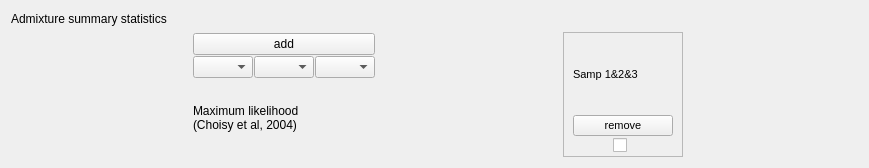
     <widget class="QWidget" name="scrollAreaWidgetContents_3">
      <property name="geometry">
       <rect>
        <x>0</x>
        <y>0</y>
        <width>869</width>
        <height>168</height>
       </rect>
      </property>
      <layout class="QVBoxLayout" name="verticalLayout_2">
       <item>
        <widget class="QLabel" name="label">
         <property name="minimumSize">
          <size>
           <width>0</width>
           <height>15</height>
          </size>
         </property>
         <property name="maximumSize">
          <size>
           <width>16777215</width>
           <height>15</height>
          </size>
         </property>
         <property name="text">
          <string>Admixture summary statistics</string>
         </property>
        </widget>
       </item>
       <item>
        <layout class="QHBoxLayout" name="horizontalLayout_2">
         <item>
          <widget class="QFrame" name="frame">
           <property name="minimumSize">
            <size>
             <width>200</width>
             <height>0</height>
            </size>
           </property>
           <property name="maximumSize">
            <size>
             <width>200</width>
             <height>16777215</height>
            </size>
           </property>
           <property name="frameShape">
            <enum>QFrame::NoFrame</enum>
           </property>
           <property name="frameShadow">
            <enum>QFrame::Raised</enum>
           </property>
           <layout class="QVBoxLayout" name="verticalLayout">
            <property name="spacing">
             <number>1</number>
            </property>
            <property name="topMargin">
             <number>1</number>
            </property>
            <property name="bottomMargin">
             <number>1</number>
            </property>
            <item>
             <widget class="QPushButton" name="addAdmixButton">
              <property name="text">
               <string>add</string>
              </property>
             </widget>
            </item>
            <item>
             <layout class="QHBoxLayout" name="horizontalLayout">
              <item>
               <widget class="QComboBox" name="adm1Combo"/>
              </item>
              <item>
               <widget class="QComboBox" name="adm2Combo"/>
              </item>
              <item>
               <widget class="QComboBox" name="adm3Combo"/>
              </item>
             </layout>
            </item>
            <item>
             <widget class="QLabel" name="label_2">
              <property name="text">
               <string>Maximum likelihood
(Choisy et al, 2004)</string>
              </property>
             </widget>
            </item>
           </layout>
          </widget>
         </item>
         <item>
          <widget class="QFrame" name="frame_12">
           <property name="minimumSize">
            <size>
             <width>120</width>
             <height>0</height>
            </size>
           </property>
           <property name="maximumSize">
            <size>
             <width>120</width>
             <height>16777215</height>
            </size>
           </property>
           <property name="frameShape">
            <enum>QFrame::StyledPanel</enum>
           </property>
           <property name="frameShadow">
            <enum>QFrame::Raised</enum>
           </property>
           <layout class="QVBoxLayout" name="verticalLayout_6">
            <property name="spacing">
             <number>1</number>
            </property>
            <property name="topMargin">
             <number>1</number>
            </property>
            <property name="bottomMargin">
             <number>1</number>
            </property>
            <item>
             <widget class="QLabel" name="threeSampleLabel">
              <property name="font">
               <font>
                <pointsize>8</pointsize>
               </font>
              </property>
              <property name="text">
               <string>Samp 1&amp;2&amp;3</string>
              </property>
             </widget>
            </item>
            <item>
             <widget class="QPushButton" name="rmButton">
              <property name="font">
               <font>
                <pointsize>8</pointsize>
               </font>
              </property>
              <property name="text">
               <string>remove</string>
              </property>
             </widget>
            </item>
            <item>
             <layout class="QHBoxLayout" name="horizontalLayout_17">
              <item>
               <spacer name="horizontalSpacer_21">
                <property name="orientation">
                 <enum>Qt::Horizontal</enum>
                </property>
                <property name="sizeHint" stdset="0">
                 <size>
                  <width>18</width>
                  <height>18</height>
                 </size>
                </property>
               </spacer>
              </item>
              <item>
               <widget class="QCheckBox" name="ml3Check">
                <property name="minimumSize">
                 <size>
                  <width>20</width>
                  <height>0</height>
                 </size>
                </property>
                <property name="maximumSize">
                 <size>
                  <width>20</width>
                  <height>16777215</height>
                 </size>
                </property>
                <property name="text">
                 <string/>
                </property>
               </widget>
              </item>
              <item>
               <spacer name="horizontalSpacer_22">
                <property name="orientation">
                 <enum>Qt::Horizontal</enum>
                </property>
                <property name="sizeHint" stdset="0">
                 <size>
                  <width>18</width>
                  <height>18</height>
                 </size>
                </property>
               </spacer>
              </item>
             </layout>
            </item>
           </layout>
          </widget>
         </item>
        </layout>
       </item>
      </layout>
     </widget>
